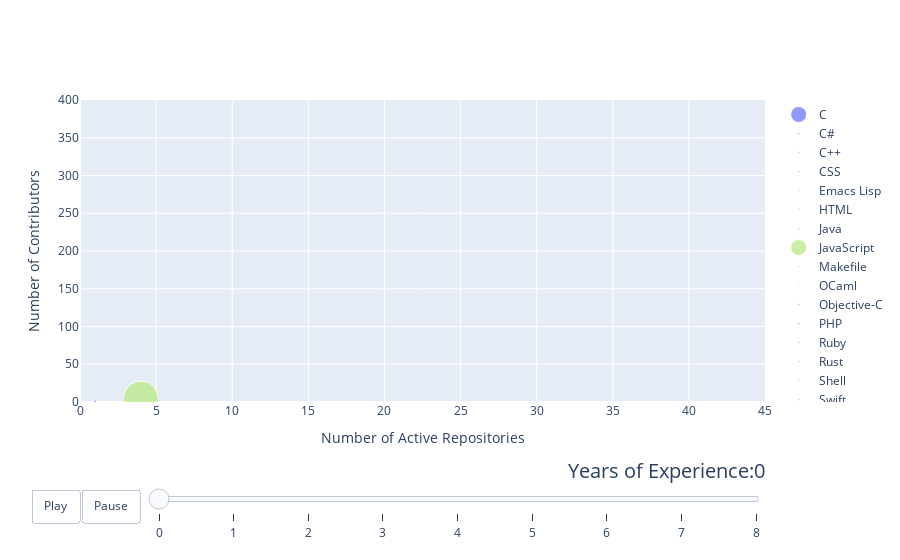

Notebook code for this chart:
### Code cell
import plotly.offline as plot
fig_dict["layout"]["sliders"] = [sliders_dict]
fig = go.Figure(fig_dict)
fig

### Figure 1 — Plotly figure (JSON) as saved in the notebook; plotly's stock layout.template omitted (floating-point values rounded to 4 significant figures)
{"data": [{"marker": {"size": [104], "sizemode": "area", "sizeref": 30}, "mode": "markers", "name": "C", "text": ["C"], "type": "scatter", "x": [1], "y": [1]}, {"marker": {"size": [0], "sizemode": "area", "sizeref": 30}, "mode": "markers", "name": "C#", "text": ["C#"], "type": "scatter", "x": [0], "y": [0]}, {"marker": {"size": [0], "sizemode": "area", "sizeref": 30}, "mode": "markers", "name": "C++", "text": ["C++"], "type": "scatter", "x": [0], "y": [0]}, {"marker": {"size": [0], "sizemode": "area", "sizeref": 30}, "mode": "markers", "name": "CSS", "text": ["CSS"], "type": "scatter", "x": [0], "y": [0]}, {"marker": {"size": [0], "sizemode": "area", "sizeref": 30}, "mode": "markers", "name": "Emacs Lisp", "text": ["Emacs Lisp"], "type": "scatter", "x": [0], "y": [0]}, {"marker": {"size": [0], "sizemode": "area", "sizeref": 30}, "mode": "markers", "name": "HTML", "text": ["HTML"], "type": "scatter", "x": [0], "y": [0]}, {"marker": {"size": [0], "sizemode": "area", "sizeref": 30}, "mode": "markers", "name": "Java", "text": ["Java"], "type": "scatter", "x": [0], "y": [0]}, {"marker": {"size": [18080.0], "sizemode": "area", "sizeref": 30}, "mode": "markers", "name": "JavaScript", "text": ["JavaScript"], "type": "scatter", "x": [4], "y": [4.5]}, {"marker": {"size": [0], "sizemode": "area", "sizeref": 30}, "mode": "markers", "name": "Makefile", "text": ["Makefile"], "type": "scatter", "x": [0], "y": [0]}, {"marker": {"size": [0], "sizemode": "area", "sizeref": 30}, "mode": "markers", "name": "OCaml", "text": ["OCaml"], "type": "scatter", "x": [0], "y": [0]}, {"marker": {"size": [0], "sizemode": "area", "sizeref": 30}, "mode": "markers", "name": "Objective-C", "text": ["Objective-C"], "type": "scatter", "x": [0], "y": [0]}, {"marker": {"size": [0], "sizemode": "area", "sizeref": 30}, "mode": "markers", "name": "PHP", "text": ["PHP"], "type": "scatter", "x": [0], "y": [0]}, {"marker": {"size": [0], "sizemode": "area", "sizeref": 30}, "mode": "markers", "name": "Ruby", "text": ["Ruby"], "type": "scatter", "x": [0], "y": [0]}, {"marker": {"size": [0], "sizemode": "area", "sizeref": 30}, "mode": "markers", "name": "Rust", "text": ["Rust"], "type": "scatter", "x": [0], "y": [0]}, {"marker": {"size": [0], "sizemode": "area", "sizeref": 30}, "mode": "markers", "name": "Shell", "text": ["Shell"], "type": "scatter", "x": [0], "y": [0]}, {"marker": {"size": [0], "sizemode": "area", "sizeref": 30}, "mode": "markers", "name": "Swift", "text": ["Swift"], "type": "scatter", "x": [0], "y": [0]}, {"marker": {"size": [0], "sizemode": "area", "sizeref": 30}, "mode": "markers", "name": "Vue", "text": ["Vue"], "type": "scatter", "x": [0], "y": [0]}], "layout": {"hovermode": "closest", "sliders": [{"active": 0, "currentvalue": {"font": {"size": 20}, "prefix": "Years of Experience:", "visible": true, "xanchor": "right"}, "len": 0.9, "pad": {"b": 10, "t": 50}, "steps": [{"args": [[0], {"frame": {"duration": 300, "redraw": false}, "mode": "immediate", "transition": {"duration": 300}}], "label": "0", "method": "animate"}, {"args": [[1], {"frame": {"duration": 300, "redraw": false}, "mode": "immediate", "transition": {"duration": 300}}], "label": "1", "method": "animate"}, {"args": [[2], {"frame": {"duration": 300, "redraw": false}, "mode": "immediate", "transition": {"duration": 300}}], "label": "2", "method": "animate"}, {"args": [[3], {"frame": {"duration": 300, "redraw": false}, "mode": "immediate", "transition": {"duration": 300}}], "label": "3", "method": "animate"}, {"args": [[4], {"frame": {"duration": 300, "redraw": false}, "mode": "immediate", "transition": {"duration": 300}}], "label": "4", "method": "animate"}, {"args": [[5], {"frame": {"duration": 300, "redraw": false}, "mode": "immediate", "transition": {"duration": 300}}], "label": "5", "method": "animate"}, {"args": [[6], {"frame": {"duration": 300, "redraw": false}, "mode": "immediate", "transition": {"duration": 300}}], "label": "6", "method": "animate"}, {"args": [[7], {"frame": {"duration": 300, "redraw": false}, "mode": "immediate", "transition": {"duration": 300}}], "label": "7", "method": "animate"}, {"args": [[8], {"frame": {"duration": 300, "redraw": false}, "mode": "immediate", "transition": {"duration": 300}}], "label": "8", "method": "animate"}], "transition": {"duration": 300, "easing": "cubic-in-out"}, "x": 0.1, "xanchor": "left", "y": 0, "yanchor": "top"}], "updatemenus": [{"buttons": [{"args": [null, {"frame": {"duration": 500, "redraw": false}, "fromcurrent": true, "transition": {"duration": 300, "easing": "quadratic-in-out"}}], "label": "Play", "method": "animate"}, {"args": [[null], {"frame": {"duration": 0, "redraw": false}, "mode": "immediate", "transition": {"duration": 0}}], "label": "Pause", "method": "animate"}], "direction": "left", "pad": {"r": 10, "t": 87}, "showactive": false, "type": "buttons", "x": 0.1, "xanchor": "right", "y": 0, "yanchor": "top"}], "xaxis": {"range": [0, 45], "title": {"text": "Number of Active Repositories"}}, "yaxis": {"range": [0, 400], "title": {"text": "Number of Contributors"}}}}
